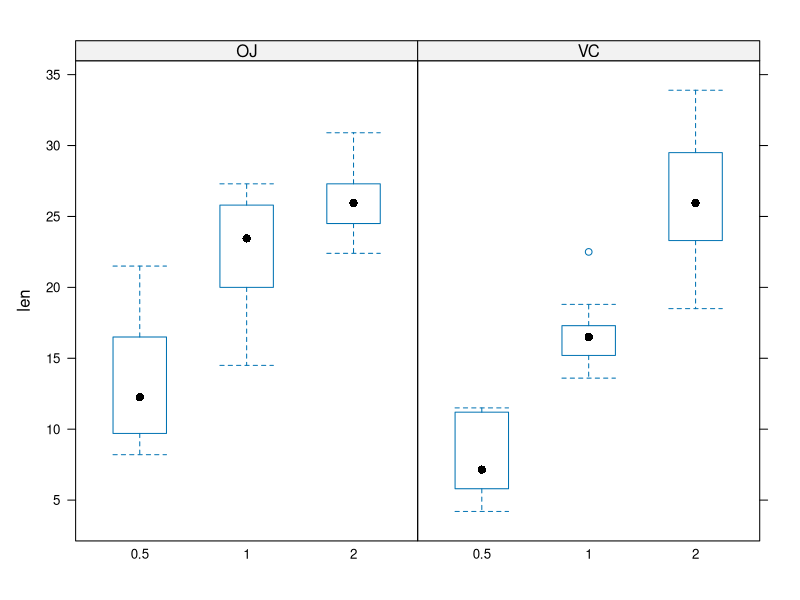
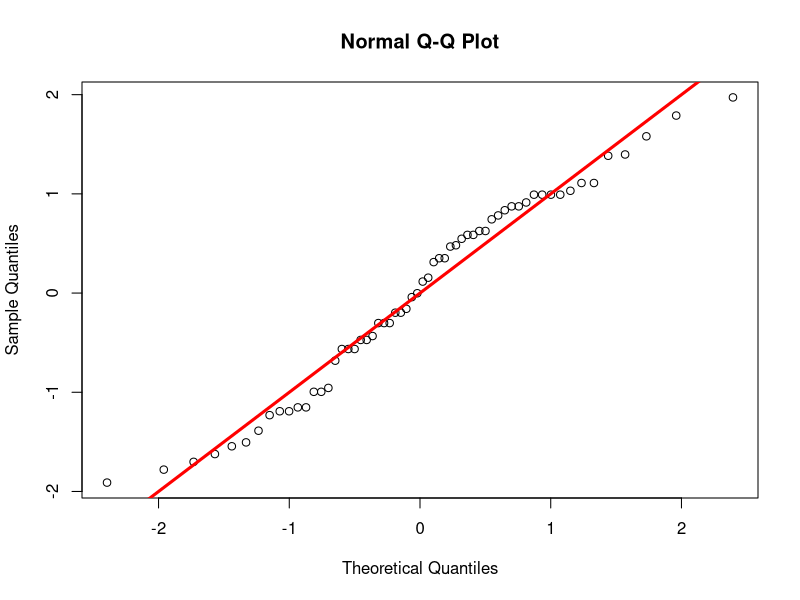

Write R code to recreate these figures, in order.
## ---- chunk 1
data(ToothGrowth)
library(lattice)
bwplot(len ~ I(factor(dose)) | supp, data=ToothGrowth)
## ---- chunk 2
library(plyr)
ddply(ToothGrowth,.(supp,dose), summarize, mean=mean(len),sd=sd(len),n.obs=length(len))
## ---- chunk 3
the.tests <- lapply( unique(ToothGrowth$dose) ,function(x) t.test(len ~ supp ,ToothGrowth,subset=ToothGrowth$dose == x))
names(the.tests) <- unique(ToothGrowth$dose)
the.tests
## ---- chunk 4
qqnorm(  with( ToothGrowth, (len - mean(len))/sd(len) )  )
abline(a=0,b=1,lw=3,col="red")
